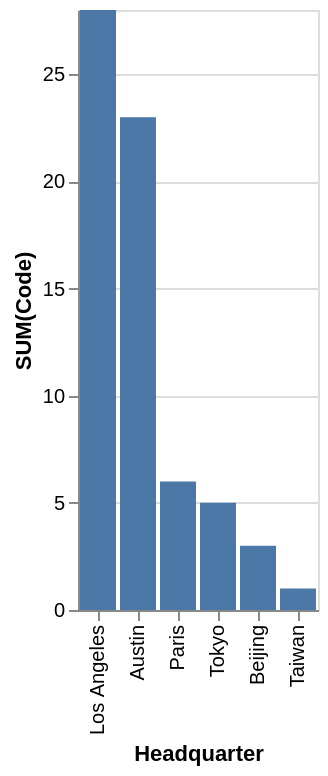

Express this chart as Vega-Lite.
### Vega-Lite specification from a JSON file in a GitHub repository (floating-point values rounded to 4 significant figures)
{"data": {"values": [{"x_data": "Los Angeles", "y_data": 28}, {"x_data": "Austin", "y_data": 23}, {"x_data": "Paris", "y_data": 6}, {"x_data": "Tokyo", "y_data": 5}, {"x_data": "Beijing", "y_data": 3}, {"x_data": "Taiwan", "y_data": 1}]}, "mark": "bar", "encoding": {"x": {"field": "x_data", "type": "nominal", "title": "Headquarter", "sort": {"op": "sum", "field": "y_data", "order": "descending"}}, "y": {"field": "y_data", "type": "quantitative", "title": "SUM(Code)"}}}
